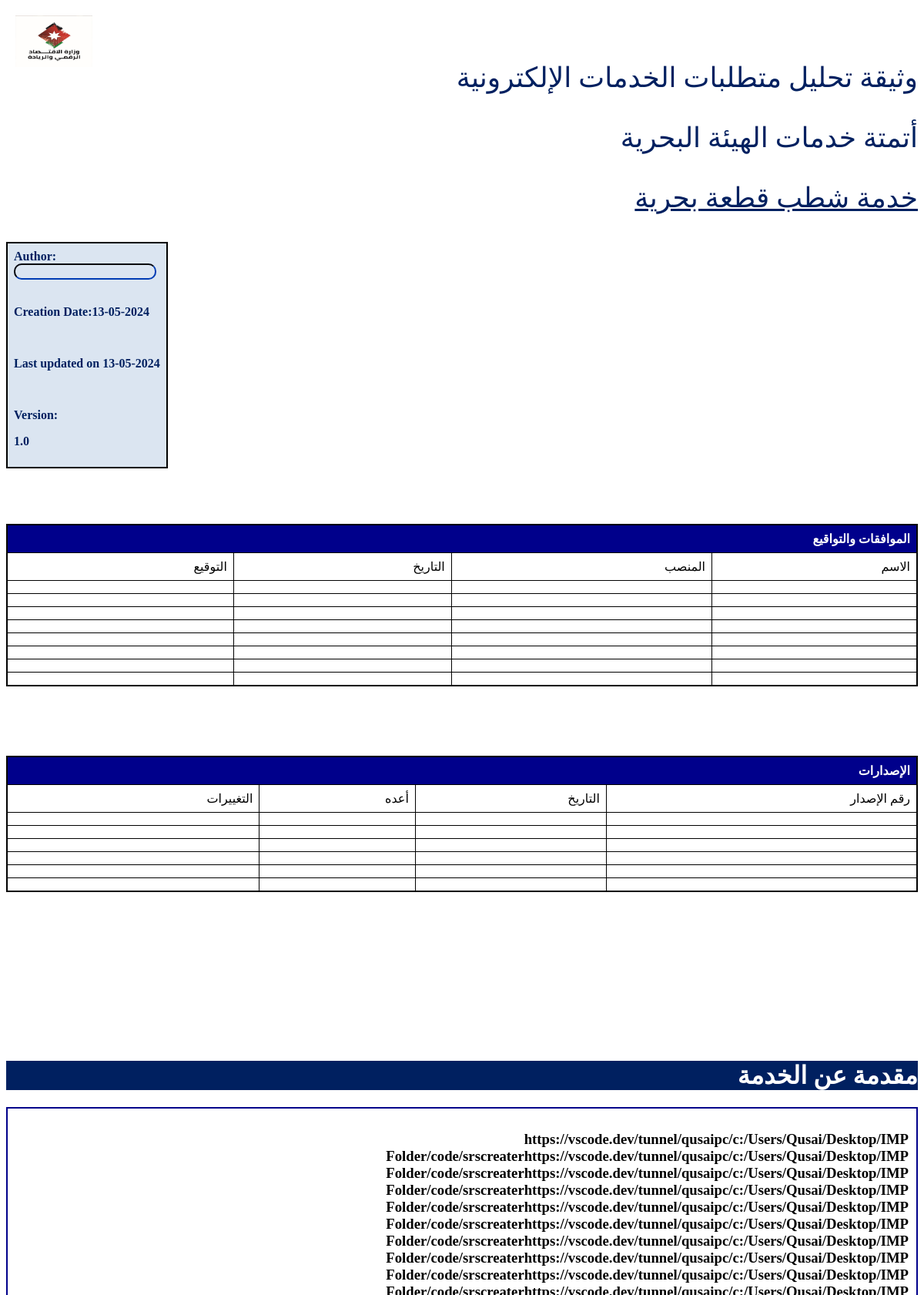
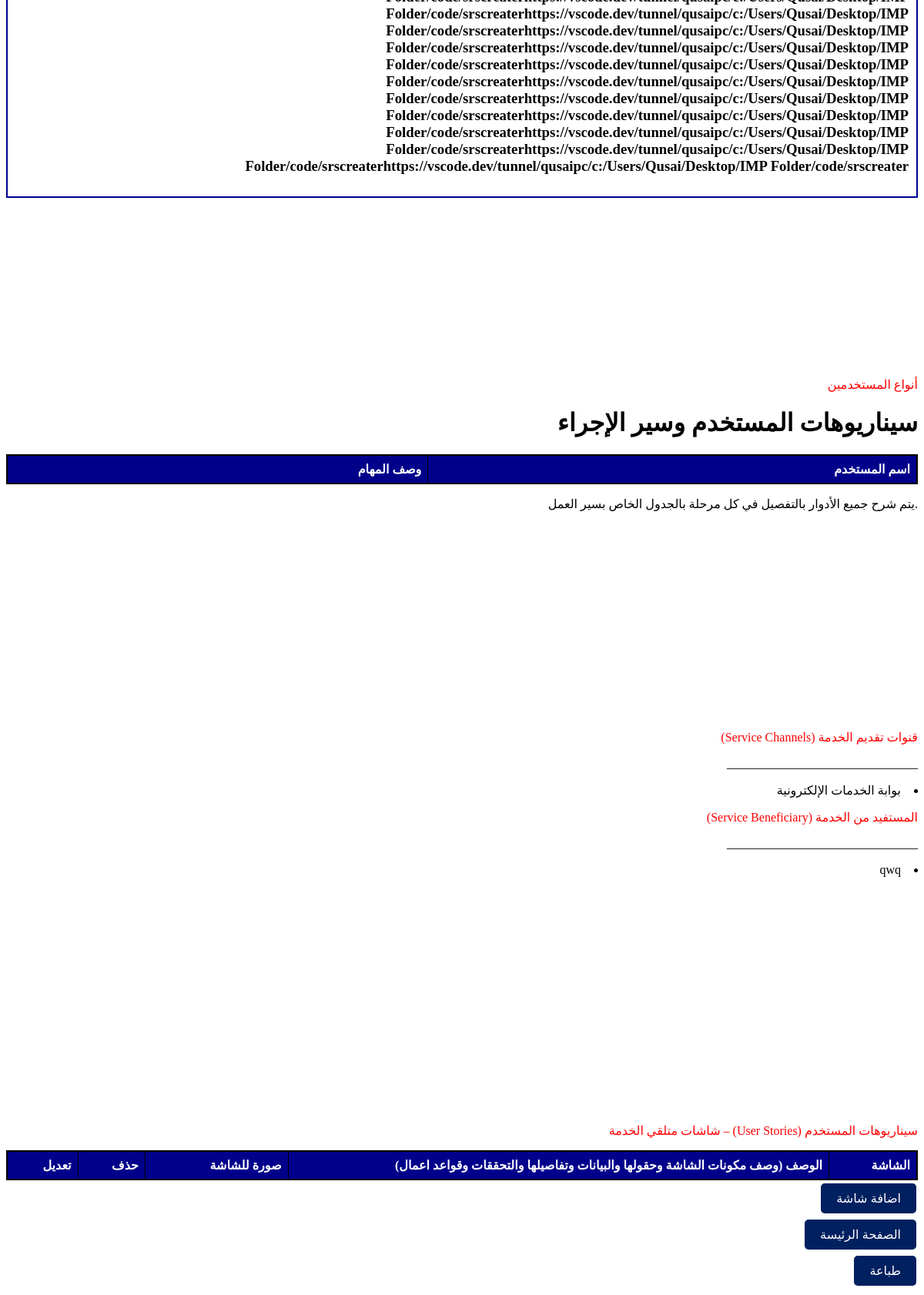
The page /table/1 on the database its author committed (2 pictures, top to bottom).
### app.py (models this page shows)
class Table(db.Model):
    id = db.Column(db.Integer, primary_key=True)
    table_name = db.Column(db.String(100), nullable=False)
    table_description = db.Column(db.Text, nullable=True)
    sector_class = db.Column(db.Text, nullable=True)
    service_place = db.Column(db.Text, nullable=True)
    service_structure = db.Column(db.Text, nullable=True)
    service_type = db.Column(db.Text, nullable=True)
    service_class = db.Column(db.Text, nullable=True)
    fees = db.Column(db.Text, nullable=True)
    fees_description = db.Column(db.Text, nullable=True)
    fees_amount = db.Column(db.Integer, nullable=True)
    fees_payment = db.Column(db.Text, nullable=True)
    general_rules = db.Column(db.Text, nullable=True)
    customer_category = db.Column(db.Text, nullable=True)
    document_name = db.Column(db.Text, nullable=True)
    document_type = db.Column(db.Text, nullable=True)
    document_description = db.Column(db.Text, nullable=True)
    document_rules = db.Column(db.Text, nullable=True)
    document_origin = db.Column(db.Text, nullable=True)
    outputs_name = db.Column(db.Text, nullable=True)
    outputs_type = db.Column(db.Text, nullable=True)
    outputs_description = db.Column(db.Text, nullable=True)
    outputs_rules = db.Column(db.Text, nullable=True)
    outputs_expiry = db.Column(db.Text, nullable=True)
    screens = db.relationship('Screen', backref='table', lazy=True)
    channels = db.relationship('ServiceChannel', secondary='table_channel', backref='tables')
    beneficiaries = db.relationship('ServiceBeneficiary', secondary='table_beneficiary', backref='tables')

class ServiceChannel(db.Model):
    id = db.Column(db.Integer, primary_key=True)
    channel_name = db.Column(db.String(100), nullable=False)

class ServiceBeneficiary(db.Model):
    id = db.Column(db.Integer, primary_key=True)
    beneficiary_name = db.Column(db.String(100), nullable=False)

### app.py (the view)
@app.route('/table/<int:table_id>')
def table_details(table_id):
    table = Table.query.get(table_id)
    service_name = None
    service_description = None
    users = set()
    for screen in table.screens:
        for user in screen.users:
            users.add(user)
    if table.screens:
        screen = table.screens[0]
    return render_template('table_details.html', table=table, users=users,  service_name=service_name, service_description=service_description)

### templates/table_details.html (shortened to what this page needs)
<!DOCTYPE html>
<html lang="ar">
<head>
    <link rel="stylesheet" href="../static/table.css" />
</head>
<body>
    <img
        src="{{ url_for('static', filename='../static/uploads/logo.jpg') }}"
        alt="Logo"
        class="logo"
    />
    <br />
    <br />
    <p class="title_screen">وثيقة تحليل متطلبات الخدمات الإلكترونية</p>
    <p class="title_screen">أتمتة خدمات الهيئة البحرية</p>
    <p class="title_screen" style="text-decoration: underline"> {{ table.table_name }}</p>
    <div class="author">
        <table class="author">
            <tr>
                <th class="author">Author:<div class="author"><input class="print"></input></div></th>
            </tr>
            <tr>
                <th class="author"><p class="author" id="todayDate"></p></th>
            </tr>
            <tr>
                <th class="author"><p id="lastUpdated"></p></th>
            </tr>
            <tr class="author">
                <th style="direction: ltr;" class="author"><p class="author">  Version: </p><p class="author" id="version">1.0</p>
                </th>
            </tr>
        </table>
    </div>
    <br><br><br><br>
    <table border="1">
        <thead>
            <tr>
                <th colspan="4">الموافقات والتواقيع</th>
            </tr>
            <tr>
                <td>الاسم</td> <td>المنصب</td> <td>التاريخ</td>
                <td>التوقيع</td>
            </tr>
            <tr><td></td><td></td><td></td><td></td></tr>
            <tr><td></td><td></td><td></td><td></td></tr>
            <tr><td></td><td></td><td></td><td></td></tr>
            <tr><td></td><td></td><td></td><td></td></tr>
            <tr><td></td><td></td><td></td><td></td></tr>
            <tr><td></td><td></td><td></td><td></td></tr>
            <tr><td></td><td></td><td></td><td></td></tr>
            <tr><td></td><td></td><td></td><td></td></tr>
        </thead>
    </table>
    <br><br><br><br><br>
    <table>
        <tr>
            <th colspan="4">الإصدارات</th>
        </tr>
        <tr>
            <td>رقم الإصدار</td><td>التاريخ</td> <td>أعده</td><td>التغييرات</td>
        </tr>
        <tr><td></td><td></td><td></td><td></td></tr>
        <tr><td></td><td></td><td></td><td></td></tr>
        <tr><td></td><td></td><td></td><td></td></tr>
        <tr><td></td><td></td><td></td><td></td></tr>
        <tr><td></td><td></td><td></td><td></td></tr>
        <tr><td></td><td></td><td></td><td></td></tr>
    </table>
    <br><br><br><br><br><br><br><br><br><br><br>
    <div class="service_description">
        <h1>مقدمة عن الخدمة</h1>
        <h3>{{ table.table_description |safe }}</h3>
    </div>
    <br><br><br><br><br><br><br><br><br><br><br>
    <div class="users">
        <p style="color: red;">أنواع المستخدمين</p>
        <h1>سيناريوهات المستخدم وسير الإجراء</h1>
        <table>
            <thead>
                <tr>
                    <th>اسم المستخدم</th>
                    <th>وصف المهام</th>
                </tr>
            </thead>
        </table>
    </div>
    <p style="color: black;">.يتم شرح جميع الأدوار بالتفصيل في كل مرحلة بالجدول الخاص بسير العمل</p>
    <br><br><br><br><br><br><br><br><br><br><br><br><br><br>
    <p style="color: red;">قنوات تقديم الخدمة (Service Channels)</p>
    <p>_______________________________</p>
    <ul>
        {% for channel in table.channels %}
        <li>{{ channel.channel_name }}</li>
        {% endfor %}
    </ul>
    <p style="color: red;">المستفيد من الخدمة (Service Beneficiary)</p>
    <p>_______________________________</p>
    <ul>
        {% for beneficiary in table.beneficiaries %}
        <li>{{ beneficiary.beneficiary_name }}</li>
        {% endfor %}
    </ul>
    <br><br><br><br><br><br><br><br><br><br><br><br><br><br><br><br>
    <p style="color: red;">سيناريوهات المستخدم (User Stories) – شاشات متلقي الخدمة </p>
    <table>
        <thead>
            <tr>
                <th>الشاشة</th>
                <th>
                    الوصف (وصف مكونات الشاشة وحقولها والبيانات وتفاصيلها والتحققات
                    وقواعد اعمال)
                </th>
                <th>صورة للشاشة</th>
                <th>حذف</th>
                <th>تعديل</th>
            </tr>
        </thead>
    </table>
    <a href="/add_screen_to_table/{{ table.id }}"
        ><button onclick="screenModified()">اضافة شاشة</button></a
    >
    <div>
        <a href="/"> <button class="screenspage">الصفحة الرئيسة</button></a>
    </div>
    <div>
        <a href="/print/{{ table.id }}"><button>طباعة</button></a>
    </div>
</body>
</html>

### static/table.css (style rules this page uses)
table { border-collapse: collapse; width: 100%; border: 2px solid black; border-radius: 10px; text-align: right; }
th, td { border: 1px solid black; padding: 8px; text-align: right; max-width: 400px; text-wrap: wrap; height: auto; }
button { background-color: #002060; color: white; border: none; padding: 10px 20px; text-align: center; text-decoration: none; display: inline-block; font-size: 16px; margin: 4px 2px; cursor: pointer; border-radius: 5px; }
* { text-align: right; direction: rtl; }
.logo { position: absolute; top: 20px; left: 20px; width: 100px; height: auto; }
.title_screen { font-size: 36px; color: #002060; }
.author { text-align: left; width: auto; color: #002060; direction: ltr; }
table .author { background-color: #dbe5f1; border-color: #dbe5f1; }
input { background-color: #dbe5f1; border-color: #002060; border-radius: 10px; text-align: right; }
.print { background-color: #dbe5f1; border-color: #002060; border-radius: 10px; text-align: left; }
th { background-color: darkblue; color: white; }
td, tr, th { vertical-align: top; text-align: right; }
.service_description h1 { color: white; background-color: #002060; width: auto; height: auto; text-align: right; }
.service_description h3 { border: 2px solid darkblue; padding: 10px; }
li { text-align: right; }
ul { padding-right: 0; padding-left: 20px; list-style-position: inside; }
table { direction: rtl; }

### rows shown on the page
Table: table_name "خدمة شطب قطعة بحرية", table_description "https://vscode.dev/tunnel/qusaipc/c:/Users/Qusai/Desktop/IMP Folder/code/srscreaterhttps://vscode.dev/tunnel/qusaipc/c:/Users/Qusai/Desktop/IMP Folder/code/srscreaterhttps://vscode.dev/tunnel/qusaipc/c:/Users/Qusai/Desktop/IMP Folder/code/srscreaterhttps://vscode.dev/tunnel/qusaipc/c:/Users/Qusai/Desktop/IMP Folder/code/srscreaterhttps://vscode.dev/tunnel/qusaipc/c:/Users/Qusai/Desktop/IMP Folder/code/srscreaterhttps://vscode.dev/tunnel/qusaipc/c:/Users/Qusai/Desktop/IMP Folder/code/srscreaterhttps://vscode.dev/tunnel/qusaipc/c:/Users/Qusai/Desktop/IMP Folder/code/srscreaterhttps://vscode.dev/tunnel/qusaipc/c:/Users/Qusai/Desktop/IMP…"
ServiceChannel: channel_name "بوابة الخدمات الإلكترونية"
ServiceBeneficiary: beneficiary_name "qwq"
